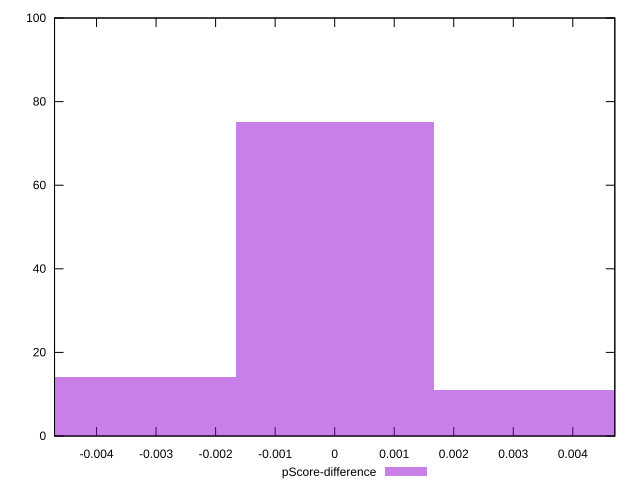

Write gnuplot code to recreate this figure.
reset

$pScoreDifference <<EOF
0 75
-0.003323583695003384 14
0.003323583695003384 11
EOF

set key outside below
set boxwidth 0.003323583695003384
set xrange [-0.004705882352941209:0.004705882352941188]
set yrange [0:100]
set trange [0:100]
set style fill transparent solid 0.5 noborder
set terminal svg size 640, 490 enhanced background rgb 'white'
set output "report_00021_2021-02-20T09:16:39.615Z/uses-http2/samples/pages/pScore-difference/histogram.svg"

plot $pScoreDifference title "pScore-difference" with boxes

reset
